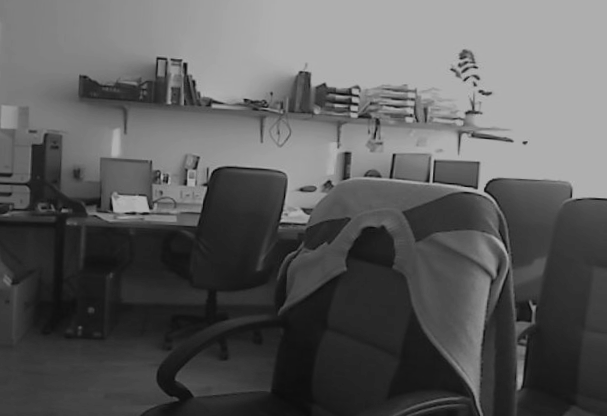
#> input picture assignment5/data/disparity/office_left.png, 607 x 416 px
$ python a5.py
#> lines starting #> are read from the running program, lines starting #| are printed output that depends on the picture
# %%
import numpy as np
import a5_utils as a5
import cv2
from matplotlib import pyplot as plt
from mpl_toolkits.mplot3d import Axes3D
from matplotlib.animation import FuncAnimation

# %% [markdown]
# ### Exercise 1: Disparity

# %% [markdown]
# #### (a)

# %% [markdown]
# Na papirju...
#
# d = x1 - x2 = T * f / pz
#
# Disparity increases the closer the object gets to the cameras.

# %% [markdown]
# #### (b)

# %%
f = 2.5 * 1e-3 #mm -> m
T = 12 * 1e-2 #cm -> m

def disparity(T, f, pz): return T * f / pz

pz = np.linspace(0.1, 20, num=100) #m
d = disparity(T, f, pz)

plt.plot(d)
plt.show()
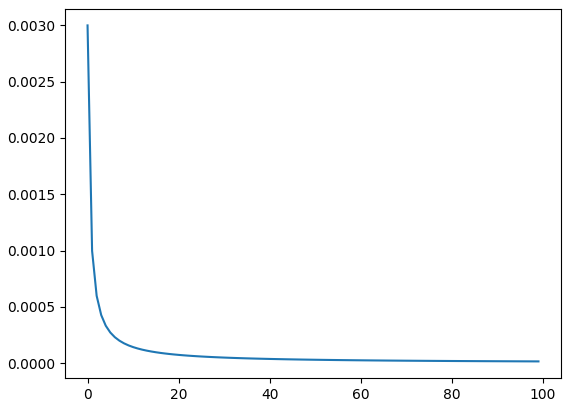
#> figure drawn by matplotlib, 1 panel; curve peaks at x = 0, y = 0.003

# %% [markdown]
# #### (c)

# %%
f = 2.5 * 1e-3 #mm -> m
T = 12 * 1e-2 #cm -> m
w = 648 #px
h = 488 #px
pix_w = 7.4 * 10e-6 #um -> m
point_x_left = 550 #px
point_x_right = 300 #px
point2_x_right = 540 #px

# izracun: papir
# 550px in 300 px : pz = 162.16 mm
# 550px in 540 px : pz = 4.29 m

# %% [markdown]
# #### (d)

# %%
d1office1 = cv2.imread("data/disparity/office_left.png")
#> d1office1 is the input picture: shape (416, 607, 3); min 7, max 186, mean 92.1
d1office1 = cv2.cvtColor(d1office1, cv2.COLOR_RGB2GRAY)
#> d1office1: shape (416, 607)
d1office2 = cv2.imread("data/disparity/office_right.png")
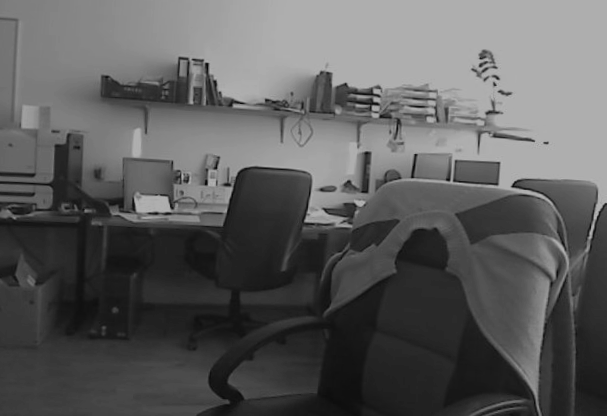
#> input picture assignment5/data/disparity/office_right.png, 607 x 416 px
#> d1office2 is the input picture: shape (416, 607, 3); min 6, max 184, mean 92.8
d1office2 = cv2.cvtColor(d1office2, cv2.COLOR_RGB2GRAY)
#> d1office2: shape (416, 607)

# %%
# [93 lines left out: functions ncc, fundamental_matrix, not called in this run]

# %%
#> (the run stopped early here; a loop or call above may not have finished)
